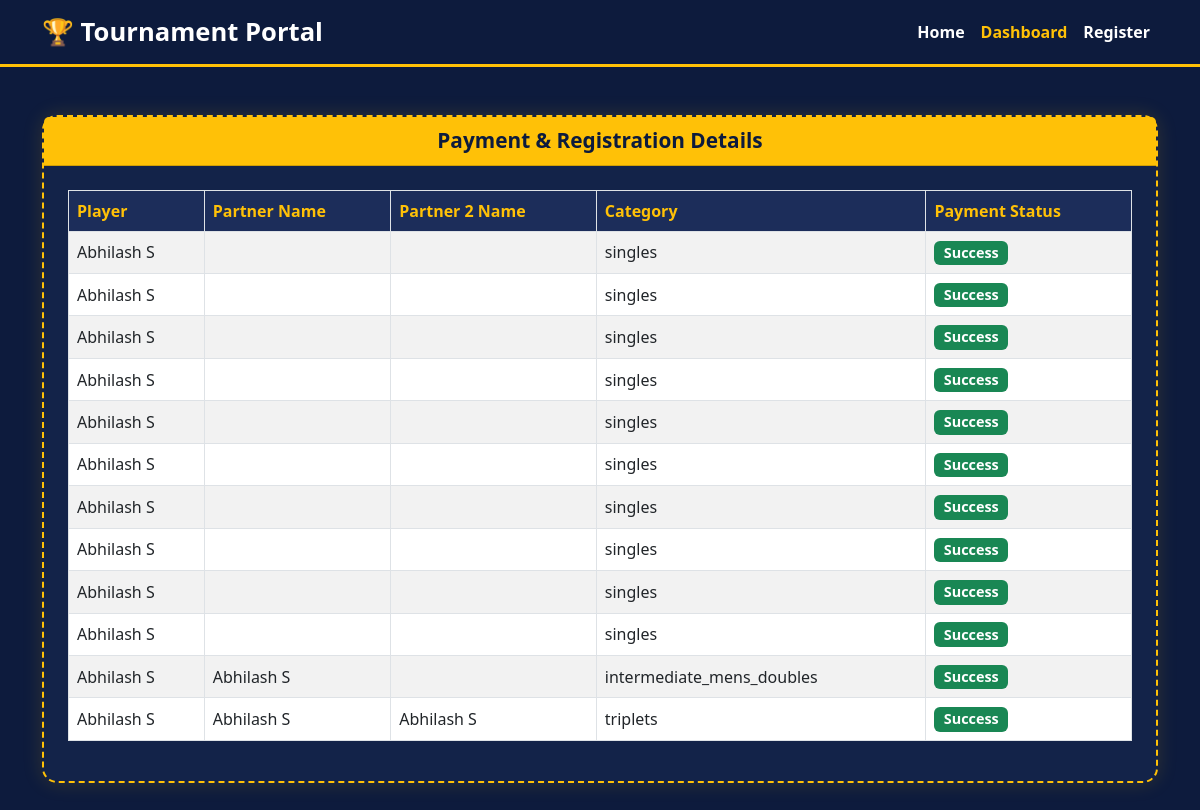
Screenshot of /registered_players with the database file from the repository.
### registration/models.py (models this page shows, shortened)
class Payment(models.Model):
    registration = models.ForeignKey(TournamentRegistration, on_delete=models.CASCADE, related_name='payments')
    order_id = models.CharField(max_length=100)
    txn_id = models.CharField(max_length=100, blank=True, null=True)
    txn_amount = models.DecimalField(max_digits=10, decimal_places=2)
    status = models.CharField(max_length=20)
    response_data = models.TextField()  # Store full response JSON/text
    created_at = models.DateTimeField(auto_now_add=True)

class TournamentRegistration(models.Model):
    player_name = models.CharField(max_length=100)
    partner_name = models.CharField(max_length=100, blank=True, null=True)
    phone_number = models.CharField(max_length=15, blank=True, null=True)  # Player's phone number
    partner_phone_number = models.CharField(max_length=15, blank=True, null=True)  # New field
    player_email = models.EmailField(blank=True, null=True)  # New field
    partner_email = models.EmailField(blank=True, null=True)  # New field
    partner_2_name = models.CharField(max_length=100, blank=True, null=True)
    partner_2_number = models.CharField(max_length=15, blank=True, null=True)  # Player's phone number
    partner_2_email = models.EmailField(blank=True, null=True)  # New field
    category = models.CharField(max_length=50, choices=CATEGORY_CHOICES)
    payment_status = models.CharField(max_length=20, default='Pending')  # Payment status

### players/views.py (the view)
# urls.py: path('registered_players', views.registered_players, name='registered_players'),
def registered_players(request):
    payments = Payment.objects.select_related('registration')  # Efficient join
    context = {
        'payments': payments
    }
    return render(request, "registered_players.html", context)

### players/templates/registered_players.html (shortened to what this page needs)
<!DOCTYPE html>
<html lang="en">
<head>
  <link href="https://cdn.jsdelivr.net/npm/bootstrap@5.3.0/dist/css/bootstrap.min.css" rel="stylesheet">
</head>
<body>
<nav class="navbar navbar-expand-lg navbar-dark">
  <div class="container">
    <a class="navbar-brand" href="/">🏆 Tournament Portal</a>
    <div class="collapse navbar-collapse" id="navbarNav">
      <ul class="navbar-nav ms-auto">
        <li class="nav-item">
          <a class="nav-link" href="/">Home</a>
        </li>
        <li class="nav-item">
          <a class="nav-link active" href="#">Dashboard</a>
        </li>
        <li class="nav-item">
          <a class="nav-link" href="/register/">Register</a>
        </li>
      </ul>
    </div>
  </div>
</nav>
<div class="container py-5">
  <div class="card card-custom">
    <div class="card-header card-header-custom">
      Payment & Registration Details
    </div>
    <div class="card-body p-4">
      <div class="table-responsive">
        <table class="table table-bordered table-striped table-hover align-middle">
          <thead>
            <tr>
              <th>Player</th>
              <th>Partner Name</th>
              <th>Partner 2 Name</th>
              <th>Category</th>
              <th>Payment Status</th>
            </tr>
          </thead>
          <tbody>
            {% for payment in payments %}
              <tr>
                <td>{{ payment.registration.player_name }}</td>
                <td>{{ payment.registration.partner_name }}</td>
                <td>{{ payment.registration.partner_2_name }}</td>
                <td>{{ payment.registration.category }}</td>
                <td>
                  {% if payment.registration.payment_status == "Paid" %}
                    <span class="badge bg-success">Success</span>
                  {% elif payment.registration.payment_status == "Pending" %}
                    <span class="badge bg-warning text-dark">Pending</span>
                  {% else %}
                    <span class="badge bg-danger">Failed</span>
                  {% endif %}
                </td>
              </tr>
            {% empty %}
              <tr>
                <td colspan="4" class="text-center text-muted">No payments found.</td>
              </tr>
            {% endfor %}
          </tbody>
        </table>
      </div>
    </div>
  </div>
</div>
</body>
</html>

### players/templates/registered_players.html (style rules this page uses)
body { background-color: #0d1b3d; color: #ffffff; font-family: 'Segoe UI', Tahoma, Geneva, Verdana, sans-serif; }
.navbar { background-color: #0d1b3d; border-bottom: 3px solid #ffc107; }
.navbar-brand, .nav-link { color: #ffffff !important; font-weight: 600; }
.navbar-brand { font-size: 1.6rem; }
.navbar .nav-link.active { color: #ffc107 !important; }
.card-custom { background-color: #132349; border: 2px dashed #ffc107; border-radius: 15px; box-shadow: 0 0 20px rgba(255, 193, 7, 0.15); }
.card-header-custom { background-color: #ffc107; color: #0d1b3d; font-weight: bold; font-size: 1.3rem; text-align: center; border-top-left-radius: 15px; border-top-right-radius: 15px; }
.table thead th { background-color: #1c2d5a; color: #ffc107; }
.table { color: #ffffff; }
.badge { font-size: 0.9rem; }
.badge.bg-success { background-color: #28a745; }

### rows the page displays
Payment: registration.player_name "Abhilash S", registration.category "singles", shows "Success"
Payment: registration.player_name "Abhilash S", registration.category "singles", shows "Success"
Payment: registration.player_name "Abhilash S", registration.category "singles", shows "Success"
Payment: registration.player_name "Abhilash S", registration.category "singles", shows "Success"
Payment: registration.player_name "Abhilash S", registration.category "singles", shows "Success"
Payment: registration.player_name "Abhilash S", registration.category "singles", shows "Success"
Payment: registration.player_name "Abhilash S", registration.category "singles", shows "Success"
Payment: registration.player_name "Abhilash S", registration.category "singles", shows "Success"
Payment: registration.player_name "Abhilash S", registration.category "singles", shows "Success"
Payment: registration.player_name "Abhilash S", registration.category "singles", shows "Success"
Payment: registration.player_name "Abhilash S", registration.partner_name "Abhilash S", registration.category "intermediate_mens_doubles", shows "Success"
Payment: registration.player_name "Abhilash S", registration.partner_name "Abhilash S", registration.partner_2_name "Abhilash S", registration.category "triplets", shows "Success"
